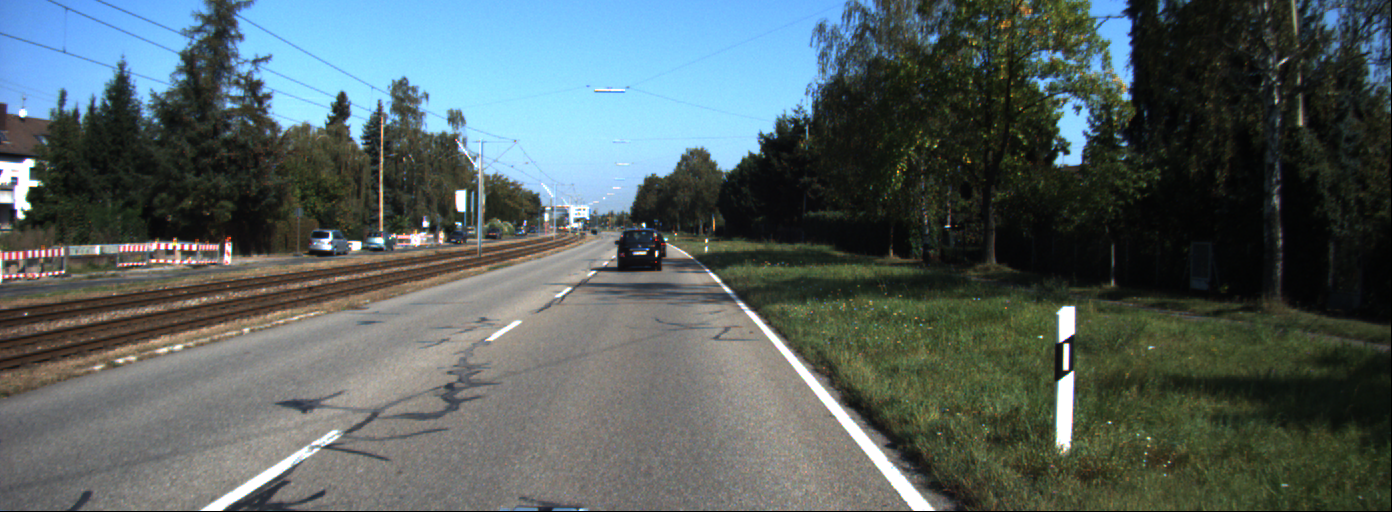
#> input picture data_1/data/0000000001.png, 1392 x 512 px; its folder holds only this picture in this run
$ python Lane_detection_from_images.py
#> lines starting #> are read from the running program, lines starting #| are printed output that depends on the picture; after the words box and inside, x2 and y2 are one past the last pixel; in counts of white or black regions, pixels touching at a corner belong together
import os
from time import time, sleep

import cv2
import numpy as np

# Set Image directory
images = sorted(os.listdir("data_1/data"))

# HSV values for white
lower_white = np.array([0, 0, 211], dtype=np.uint8)
upper_white = np.array([0, 34, 255], dtype=np.uint8)

# Calculate time per frame
fps = 15
time_per_frame = 1 / fps
previous_time = time()
old_value = 0


# Transforms image to world frame
def inverse(turn, image, contour, m_inverse, left_line, right_line):
    x = np.linspace(0, contour.shape[0] - 1, contour.shape[0])
    left_curve = left_line[0] * x ** 2 + left_line[1] * x + left_line[2]
    right_curve = right_line[0] * x ** 2 + right_line[1] * x + right_line[2] + 155
    color = np.zeros_like(contour).astype(np.uint8)
    # Get points on the curve
    points_left = np.array([np.transpose(np.vstack([left_curve, x]))])
    points_right = np.array([np.flipud(np.transpose(np.vstack([right_curve, x])))])
    points = np.hstack((points_left, points_right))
    cv2.fillPoly(color, np.int_([points]), (0, 255, 0))
    # Inverse transform the frame to world frame
    new_warp = cv2.warpPerspective(color, m_inverse, (image.shape[1], image.shape[0]))
    # Put text for turn instructions
    cv2.putText(new_warp, str(turn), (630, 350), cv2.FONT_HERSHEY_SIMPLEX, 0.7, (255, 0, 255), 2, cv2.LINE_AA)
    result = cv2.addWeighted(image, 1, new_warp, 0.3, 0)
    return result


# Iterate through images
for i in images:
    # Read image
    image = cv2.imread("data_1/data/" + i, 1)
#> image is the input picture: shape (512, 1392, 3); mean B, G, R 96.7, 96.7, 84.3
    # Points on original image
    points_1 = np.float32([[500, 290], [775, 290], [100, 505], [1000, 505]])
    points_2 = np.float32([[0, 0], [256, 0], [0, 256], [256, 256]])
    # Transform the ROI from world frame to camera frame
    m = cv2.getPerspectiveTransform(points_1, points_2)
    m_inverse = np.linalg.inv(m)
    warp = cv2.warpPerspective(image, m, (256, 256))
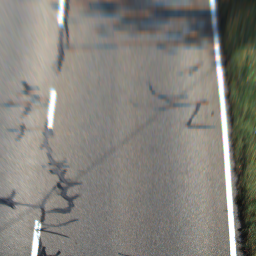
#> warp: shape (256, 256, 3); mean B, G, R 122.7, 128.6, 130.7
    # Convert to HSV
    hsv = cv2.cvtColor(warp, cv2.COLOR_RGB2HSV)
#> hsv: shape (256, 256, 3); mean H, S, V 88.4, 27.3, 133.7
    # Create mask for white and yellow color
    mask = cv2.inRange(hsv, lower_white, upper_white)
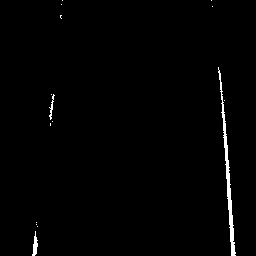
#> mask: shape (256, 256); 1.1% white; 15 white regions (12 under 20 px), largest, box (x1, y1, x2, y2) and area: (218, 67, 236, 256) 581, (32, 231, 38, 256) 80, (49, 94, 55, 120) 49
    kernel = np.ones((5, 5), np.uint8)
    mask = cv2.dilate(mask, kernel, iterations=1)
#> mask: shape (256, 256); 3.2% white; 7 white regions (1 under 20 px), largest, box (x1, y1, x2, y2) and area: (216, 65, 238, 256) 1452, (30, 220, 40, 256) 255, (47, 92, 57, 128) 249, (58, 13, 64, 21) 47, (59, 0, 65, 7) 36, (210, 4, 215, 9) 25
    # Split mask in left and right halves
    left_half = mask[:, :128]
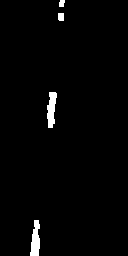
#> left_half: shape (256, 128); 1.8% white; 4 white regions, box (x1, y1, x2, y2) and area: (30, 220, 40, 256) 255, (47, 92, 57, 128) 249, (58, 13, 64, 21) 47, (59, 0, 65, 7) 36
    left_half = np.array(left_half)
    left_half_points = left_half.nonzero()
#> left_half_points = 587 positions, rows 0 to 255, columns 30 to 64
    left_poly_fit = np.polyfit(left_half_points[0], left_half_points[1], 2)
#> left_poly_fit = [-8.59e-05, -0.0908, 61.92]
    right_half = mask[:, 155:]
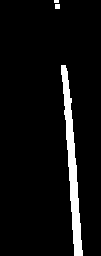
#> right_half: shape (256, 101); 5.8% white; 3 white regions (1 under 20 px), largest, box (x1, y1, x2, y2) and area: (61, 65, 83, 256) 1452, (55, 4, 60, 9) 25
    right_half = np.array(right_half)
    right_half_points = right_half.nonzero()
#> right_half_points = 1492 positions, rows 0 to 255, columns 54 to 82
    # Get polynomial equation for all points on the right half
    right_poly_fit = np.polyfit(right_half_points[0], right_half_points[1], 2)
#> right_poly_fit = [-0.000116, 0.113, 56.54]
    val = (right_poly_fit[0] * 3 + left_poly_fit[0]) / 4
#> val = -0.000109
    val = (val + old_value * 6) / 7
#> val = -1.55e-05
    # Based on the curve of curve determine the turn to be taken
    old_value = val
#> old_value = -1.55e-05
    if abs(val) < 0.00065:
        original = inverse("Straight", image, warp, m_inverse, left_poly_fit, right_poly_fit)
#> in inverse, `left_curve = left_line[0] * x ** 2 + left_line[1] * x + left_line[2]`: left_curve = 256 values, max 61.92 at index 0, min 33.19 at index 255, mean 48.48
#> in inverse, `right_curve = right_line[0] * x ** 2 + right_line[1] * x + right_line[..`: right_curve = 256 values from 211.5 to 232.7
#> in inverse, `points_left = np.array([np.transpose(np.vstack([left_curve, x]))])`: points_left = 256 pairs, first value 33.19 to 61.92, second value 0 to 255
#> in inverse, `points_right = np.array([np.flipud(np.transpose(np.vstack([right_curve..`: points_right = 256 pairs, first value 211.5 to 232.7, second value 0 to 255
#> in inverse, `points = np.hstack((points_left, points_right))`: points = 512 pairs, first value 33.19 to 232.7, second value 0 to 255
#> in inverse, `cv2.fillPoly(color, np.int_([points]), (0, 255, 0))`:
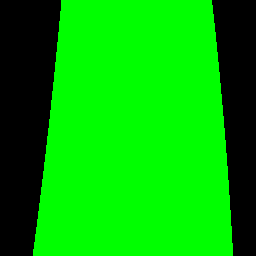
#> color: shape (256, 256, 3); mean of channels 0, 1, 2 0, 175.2, 0; drawn as B, G, R
#> in inverse, `cv2.putText(new_warp, str(turn), (630, 350), cv2.FONT_HERSHEY_SIMPLEX,..`:
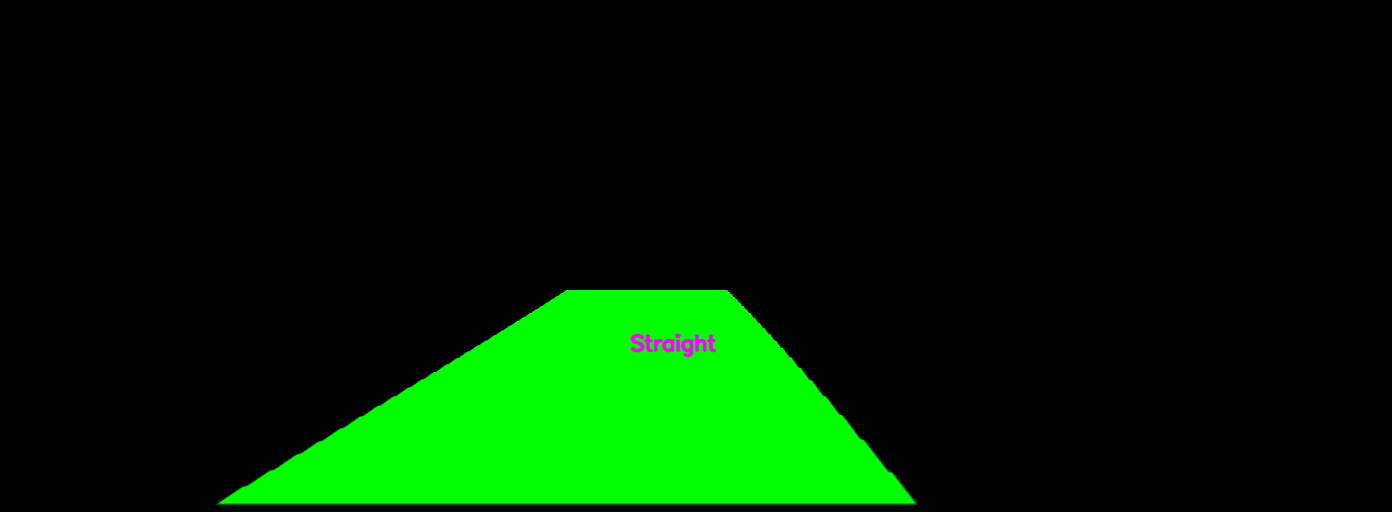
#> new_warp: shape (512, 1392, 3); mean of channels 0, 1, 2 0.3, 32.8, 0.3; drawn as B, G, R
#> in inverse, `result = cv2.addWeighted(image, 1, new_warp, 0.3, 0)`:
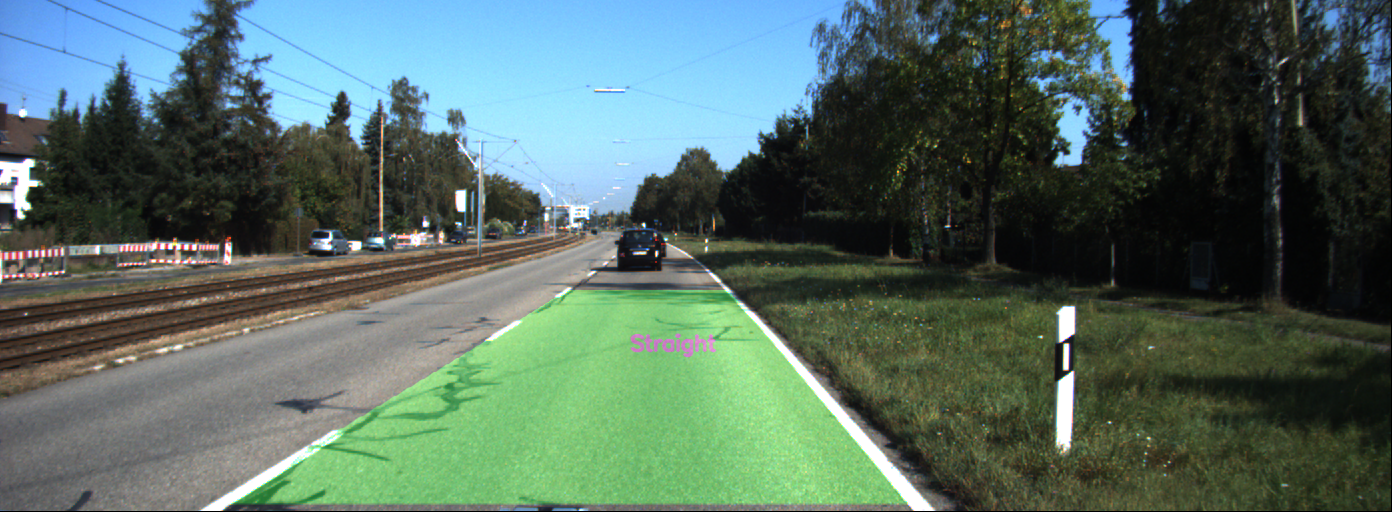
#> result: shape (512, 1392, 3); mean B, G, R 96.8, 106.3, 84.4
    else:
        if val > 0:
            original = inverse("Turn Right", image, warp, m_inverse, left_poly_fit, right_poly_fit)
        else:
            original = inverse("Turn Left", image, warp, m_inverse, left_poly_fit, right_poly_fit)

    # Display output frames
    cv2.imshow("Original", original)
    cv2.imshow("x", mask)
    # Quit if user press escape key
    k = cv2.waitKey(1)
#> (key Esc is pressed here)
    if k == 27:
        break
    # Limit the video playback to the original video frame rate
    new_time = time()
    if new_time - previous_time < time_per_frame:
        sleep(time_per_frame - (new_time - previous_time))
    previous_time = new_time

# Destroy open windows
cv2.destroyAllWindows()

$ run again, on data_1/data/0000000006.png
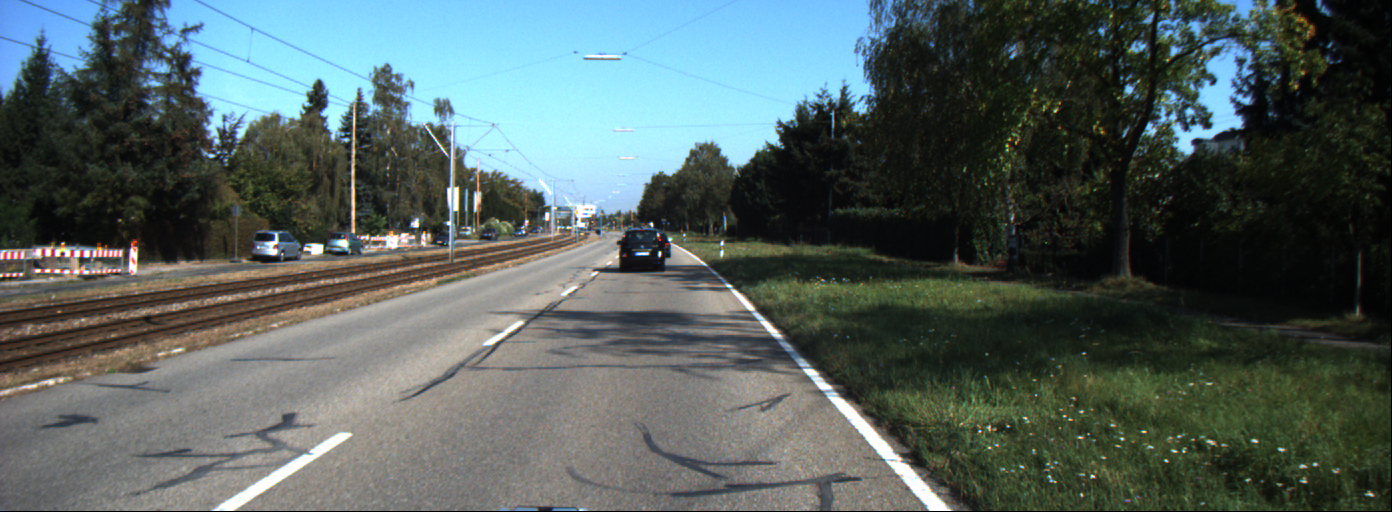
#> input picture data_1/data/0000000006.png, 1392 x 512 px
#> image is the input picture: shape (512, 1392, 3); mean B, G, R 94.7, 96.4, 83
#> hsv: shape (256, 256, 3); mean H, S, V 82.6, 28.3, 131.6
#> `mask = cv2.inRange(hsv, lower_white, upper_white)`:
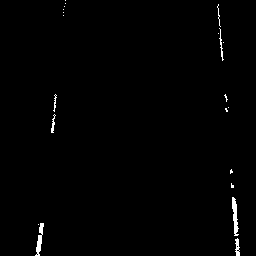
#> mask: shape (256, 256); 0.81% white; 21 white regions (14 under 20 px), largest, box (x1, y1, x2, y2) and area: (232, 197, 239, 236) 152, (35, 223, 44, 256) 130, (235, 238, 240, 256) 60
#> left_half: shape (256, 128); 2.1% white; 3 white regions, box (x1, y1, x2, y2) and area: (33, 221, 46, 256) 314, (49, 92, 59, 135) 290, (61, 0, 68, 18) 94
#> left_half_points = 698 positions, rows 0 to 255, columns 33 to 67
#> left_poly_fit = [-7.97e-05, -0.0865, 64.44]
#> right_half: shape (256, 101); 4.5% white; 6 white regions, box (x1, y1, x2, y2) and area: (75, 195, 87, 256) 519, (60, 2, 71, 63) 382, (67, 92, 75, 104) 76, (68, 105, 76, 114) 63, (74, 181, 81, 190) 59, (73, 167, 80, 176) 58
#> right_half_points = 1157 positions, rows 2 to 255, columns 60 to 86
#> right_poly_fit = [-3.04e-05, 0.0882, 62.03]
#> `val = (right_poly_fit[0] * 3 + left_poly_fit[0]) / 4`: val = -4.27e-05
#> `val = (val + old_value * 6) / 7`: val = -6.1e-06
#> left_curve = 256 values, max 64.44 at index 0, min 37.21 at index 255, mean 51.68
#> right_curve = 256 values from 217 to 237.5
#> points_left = 256 pairs, first value 37.21 to 64.44, second value 0 to 255
#> points_right = 256 pairs, first value 217 to 237.5, second value 0 to 255
#> points = 512 pairs, first value 37.21 to 237.5, second value 0 to 255
#> in inverse, `result = cv2.addWeighted(image, 1, new_warp, 0.3, 0)`:
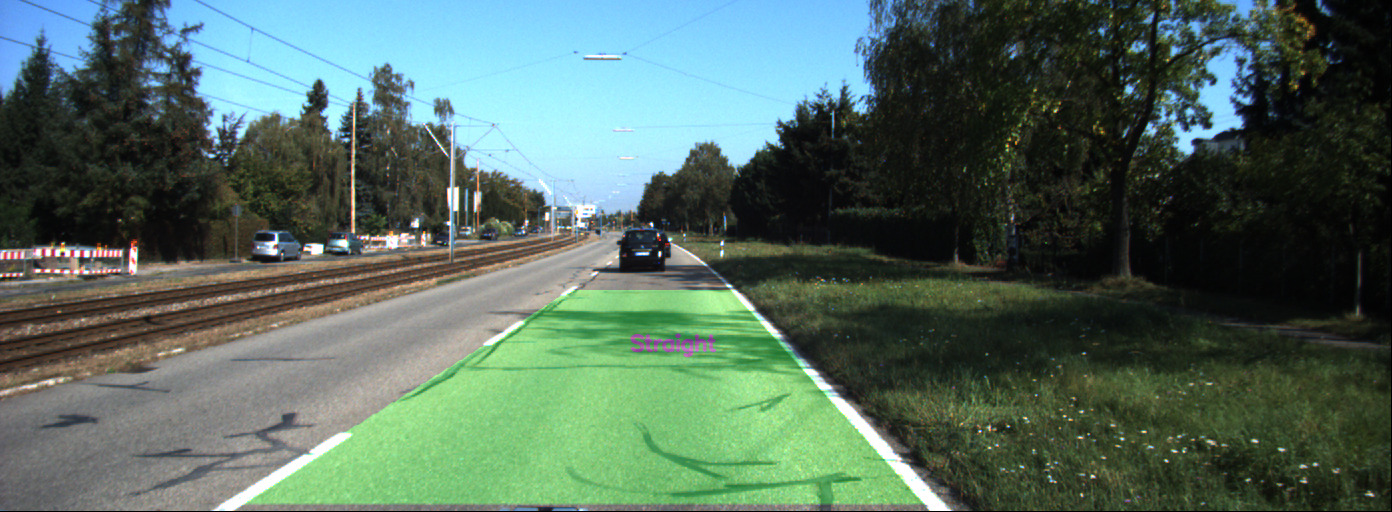
#> result: shape (512, 1392, 3); mean B, G, R 94.8, 106.1, 83.1

$ run again, on data_1/data/0000000014.png
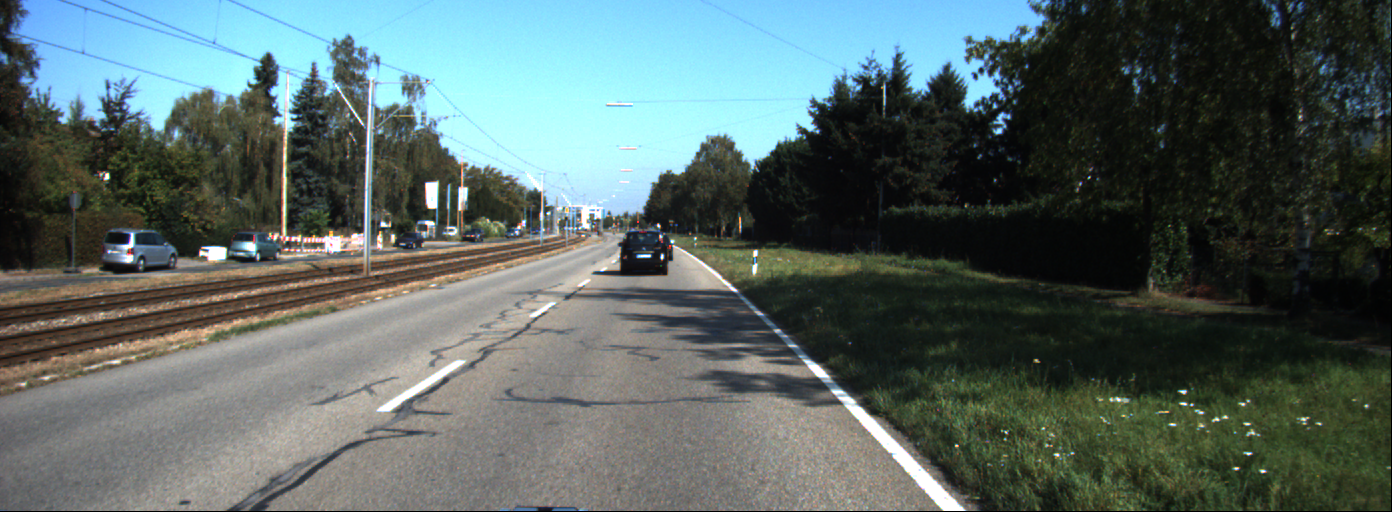
#> input picture data_1/data/0000000014.png, 1392 x 512 px
#> image is the input picture: shape (512, 1392, 3); mean B, G, R 99.5, 102, 87.1
#> hsv: shape (256, 256, 3); mean H, S, V 75.5, 31.6, 126.5
#> `mask = cv2.inRange(hsv, lower_white, upper_white)`:
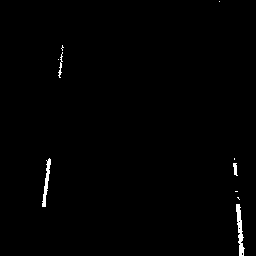
#> mask: shape (256, 256); 0.75% white; 10 white regions (6 under 20 px), largest, box (x1, y1, x2, y2) and area: (236, 204, 245, 256) 222, (42, 158, 51, 207) 167, (58, 52, 63, 78) 45, (233, 163, 238, 176) 41
#> left_half: shape (256, 128); 2.1% white; 2 white regions, box (x1, y1, x2, y2) and area: (40, 156, 53, 209) 427, (56, 43, 66, 80) 260
#> left_half_points = 687 positions, rows 43 to 208, columns 40 to 65
#> left_poly_fit = [3.06e-06, -0.12, 67.79]
#> right_half: shape (256, 101); 2.9% white; 4 white regions, box (x1, y1, x2, y2) and area: (79, 195, 92, 256) 531, (76, 156, 85, 178) 155, (78, 189, 85, 194) 35, (62, 0, 67, 4) 20
#> right_half_points = 741 positions, rows 0 to 255, columns 62 to 91
#> right_poly_fit = [-7.55e-05, 0.108, 63.83]
#> `val = (right_poly_fit[0] * 3 + left_poly_fit[0]) / 4`: val = -5.59e-05
#> `val = (val + old_value * 6) / 7`: val = -7.98e-06
#> left_curve = 256 values, max 67.79 at index 0, min 37.38 at index 255, mean 52.55
#> right_curve = 256 values from 218.8 to 241.5
#> points_left = 256 pairs, first value 37.38 to 67.79, second value 0 to 255
#> points_right = 256 pairs, first value 218.8 to 241.5, second value 0 to 255
#> points = 512 pairs, first value 37.38 to 241.5, second value 0 to 255
#> in inverse, `result = cv2.addWeighted(image, 1, new_warp, 0.3, 0)`:
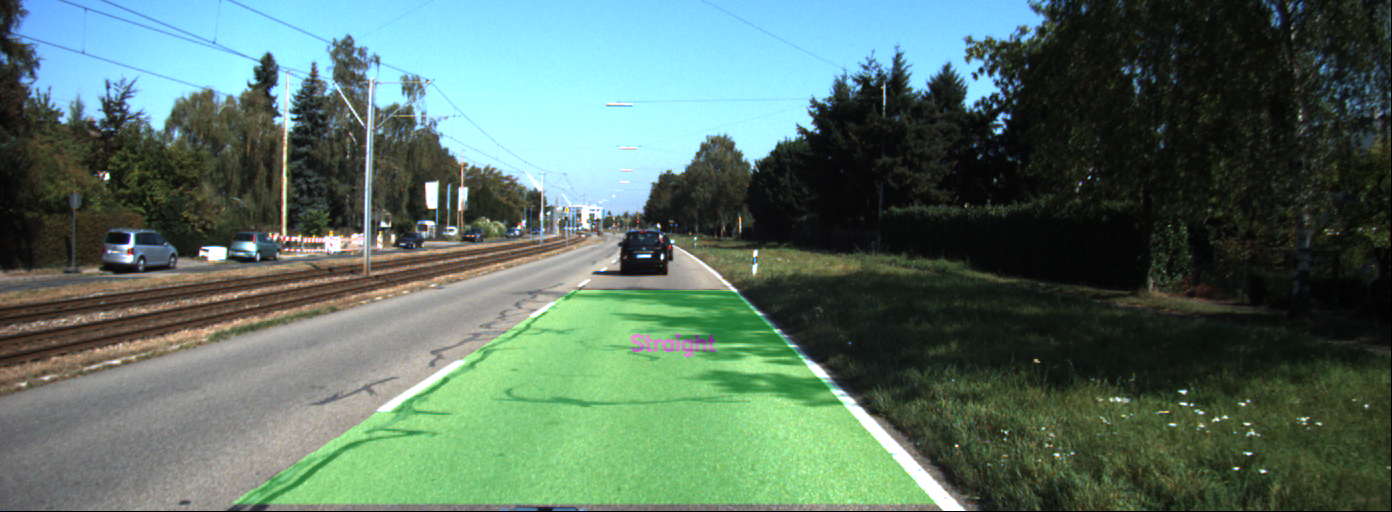
#> result: shape (512, 1392, 3); mean B, G, R 99.6, 111.9, 87.2
